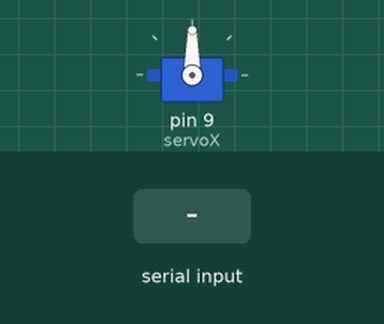
Recording of a sketch running on a simulated Arduino Uno, built with avr-gcc and run on an emulated ATmega328P. Parts: servo. Inputs (shaded band) come from the test bench.

Above: at 1.2 s.
1.3 s: "30,150\n" received over Serial
At 2.5 s:
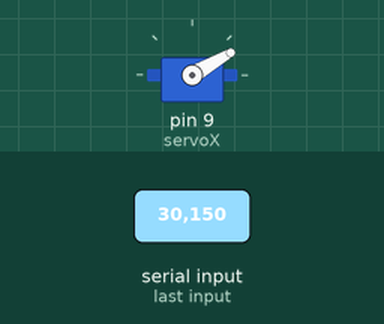
2.8 s: "90,45\n" received over Serial
At 3.7 s:
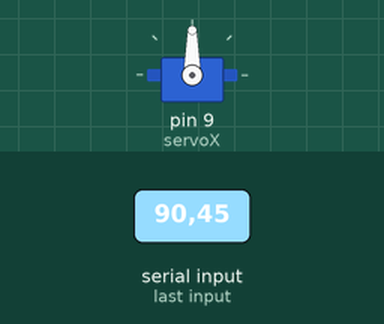
Timing chart, 0 to 5.8 s (numbered marks = the images above; inputs shaded):
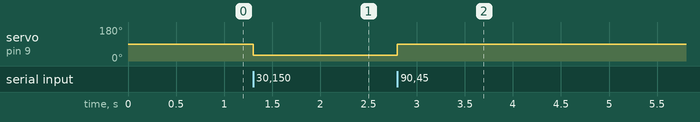

The sketch:

servo_control.ino
```cpp
/*
 * SCRIPT 2 : SERVO CONTROLLER
 * this script receives position data from the face tracking webpage
 * format "x,y" where x and y are between 0 and 180 degrees (servo motion limit)
 */

#include <Servo.h>

Servo servoX;

void setup() {
  Serial.begin(115200);
  servoX.attach(9);        // Servo connected to pin 9
  servoX.write(90);        // Start at center position
}

void loop() {
  if (Serial.available()) {
    String data = Serial.readStringUntil('\n');

    // Find the comma separating x and y
    int commaIndex = data.indexOf(',');

    if (commaIndex != -1) {
      // Extract x value and move servo
      int x = data.substring(0, commaIndex).toInt();
      servoX.write(constrain(x, 0, 180));
    }
  }
}

/* CHALLENGES (IF YOU DARE) :
 *
 * EASY : make the built-in LED turn on when a face is detected
 * hint : the webpage sends data when it sees a face
 *
 * MEDIUM : add a second servo for up/down movement
 * hint 1 : you'll need to define another servo object and attach it to another digital pwm pin
 * Servo servoY; and servoY.attach(10);
 * hint 2 : to get the y value use this : int y = data.substring(commaIndex + 1).toInt();
 *
 * HARD : make the servo movement smoother
 * right now it jumps instantly. can it move gradually somehow?
 * hint : slowly increment position or look up 'servo easing'
 *
 * CHAOS :
 * can you make it act erratically when it doesn't detect a face?
 * can you make it move opposite to the motion of the face?
 * how can you detect when no data is coming in?
 *
 * CURSED :
 * add random twitches to make it creepy
 * hint : random() function + small position change
 */
```

Measured:
- after the input at 1.3 s, servo on pin 9 (servoX): 90° → 30° at once
- after the input at 2.8 s, servo on pin 9 (servoX): 30° → 90° at once
